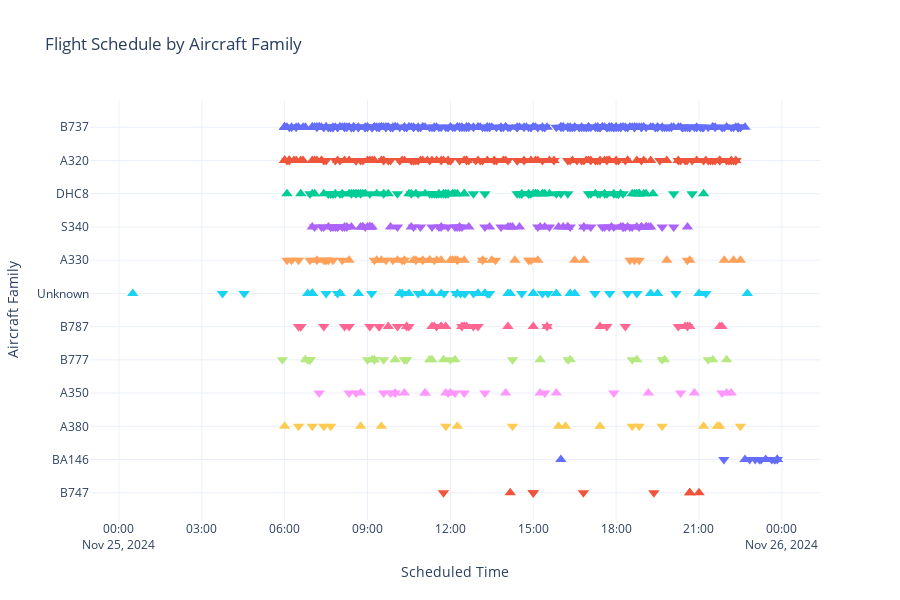

Notebook code for this chart:
### Code cell
plot_activity_by_aircraft_family(df)
